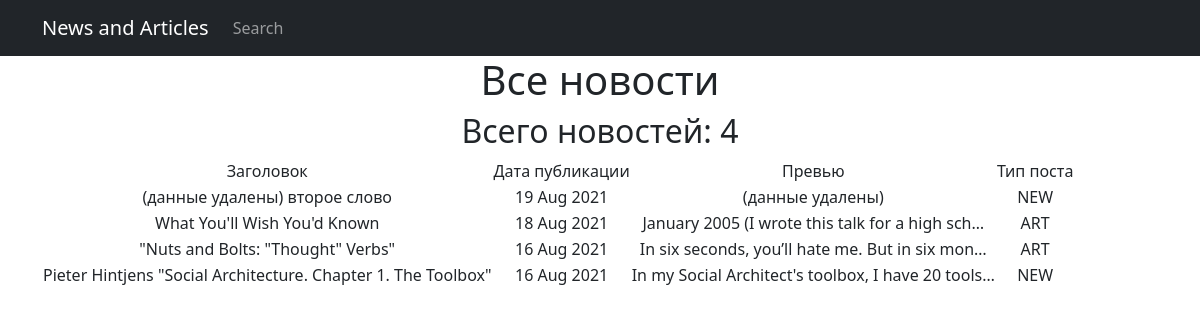
The page /news/ on the database as committed earlier.
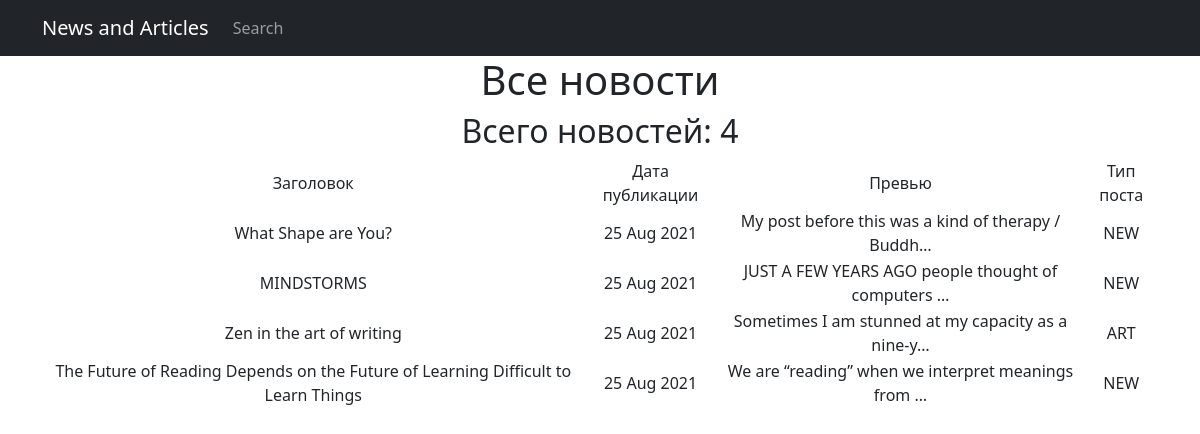
The same page on the database as committed later.
### news/models.py (models this page shows, shortened)
class Post(models.Model):
    author = models.ForeignKey(Author, on_delete=models.CASCADE)
    NEWS = 'NEW'
    ARTICLE = 'ART'
    CATEGORY_CHOICES = [(NEWS, 'NEWS'), (ARTICLE, 'ARTICLE'), ]
    categoryType = models.CharField(max_length=3, choices=CATEGORY_CHOICES, default=NEWS)
    dateCreated = models.DateTimeField(auto_now_add=True)
    postCategory = models.ManyToManyField(Category, through='PostCategory')
    title = models.CharField(max_length=128)
    text = models.TextField()
    rating = models.SmallIntegerField(default=0)

### news/views.py (the view)
# urls.py: path('', PostListView.as_view()),
class PostListView(ListView):
    model = Post
    template_name = 'post_list.html'
    context_object_name = 'news'
    queryset = Post.objects.order_by('-id')
    paginate_by = 4
    def get_context_data(self, **kwargs):
        context = super().get_context_data(**kwargs)
        context['time_created'] = datetime.utcnow()
        return context

### news/templatetags/custom_filters.py (called while the page is built)
@register.filter(name='censor')
def censor(value):
    for word in censor_list:
        value = value.replace(word, replacement_word)
    return value

### templates/post_list.html (shortened to what this page needs)
{% extends 'flatpages/default.html' %}
{% load custom_filters %}
{% block content %}
    <h1>Все новости</h1>
    {% if news %}
<h2>Всего новостей: {{news|length}}</h2>
<table>
            <tr>
                <td>
                    Заголовок
                </td>
                <td>
                    Дата публикации
                </td>
                <td>
                    Превью
                </td>
                <td>
                    Тип поста
            </tr>
        {% for news in news %}
            <tr>
                <td>
                    {{ news.title|censor }}
                </td>
                <td>
                    {{ news.dateCreated|date:'d M Y' }}
                </td>
                <td>
                    {{ news.text|truncatechars:50|censor }}
                </td>
                 <td>
                    {{ news.categoryType }}
                </td>
            </tr>
        {% endfor %}
        </table>
    {% else %}
        <h2> Сегодня без новостей :( </h2>
    {% endif %}
{% endblock content %}

Rows that differ between the two databases and show on the page:
no longer on this page (row unchanged): Post: title|censor "(данные удалены) второе слово", dateCreated "19 Aug 2021", text|censor "(данные удалены)", categoryType "NEW"
no longer on this page (row edited): Post: title|censor "What You'll Wish You'd Known", dateCreated "18 Aug 2021", text|censor "January 2005 (I wrote this talk for a high sch…", categoryType "ART"
no longer on this page (row unchanged): Post: title|censor "\"Nuts and Bolts: \"Thought\" Verbs\"", dateCreated "16 Aug 2021", text|censor "In six seconds, you’ll hate me. But in six mon…", categoryType "ART"
no longer on this page (row unchanged): Post: title|censor "Pieter Hintjens \"Social Architecture. Chapter 1. The Toolbox\"", dateCreated "16 Aug 2021", text|censor "In my Social Architect's toolbox, I have 20 tools…", categoryType "NEW"
added Post: title|censor "What Shape are You?", dateCreated "25 Aug 2021", text|censor "My post before this was a kind of therapy / Buddh…", categoryType "NEW"
added Post: title|censor "MINDSTORMS", dateCreated "25 Aug 2021", text|censor "JUST A FEW YEARS AGO people thought of computers …", categoryType "NEW"
added Post: title|censor "Zen in the art of writing", dateCreated "25 Aug 2021", text|censor "Sometimes I am stunned at my capacity as a nine-y…", categoryType "ART"
added Post: title|censor "The Future of Reading Depends on the Future of Learning Difficult to Learn Things", dateCreated "25 Aug 2021", text|censor "We are “reading” when we interpret meanings from …", categoryType "NEW"
